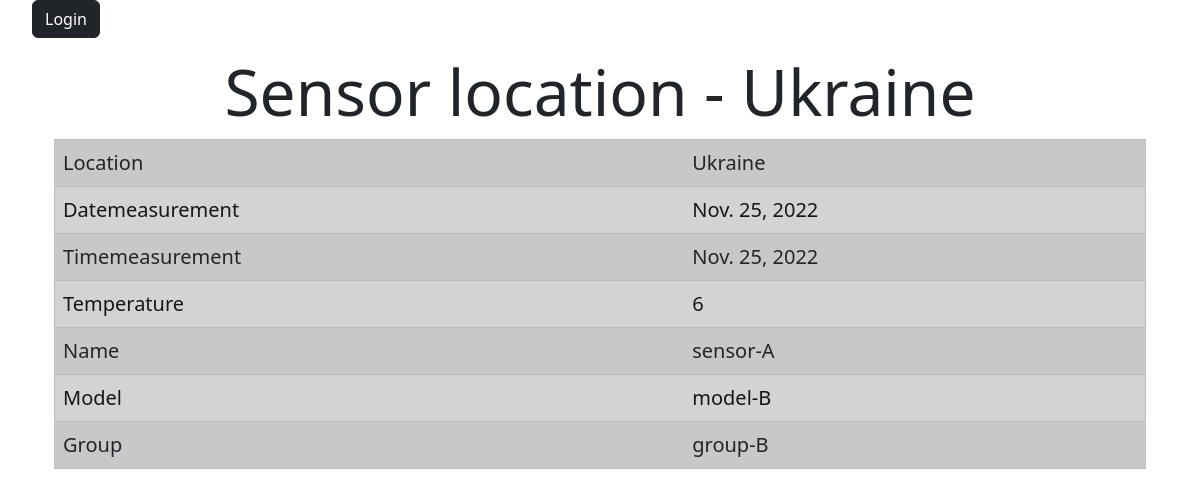
The page /sensors/2 on the database its author committed.
### tempSensors/models.py (models this page shows)
class temperatureSensors(models.Model):
    location = models.CharField('Location of the sensor',
        max_length = 255, blank = False)
    dateMeasurement = models.DateField('Date of temperature measurement',
        default = datetime.date.today, blank = False)
    timeMeasurement = models.DateField('Time of temperature measurement',
        default = datetime.time, blank = False)
    temperature = models.IntegerField('Temperature',
        default = 0, blank = False)
    name = models.CharField('Sensor name',
        max_length = 50, blank = False)
    model = models.CharField('Sensor model',
        max_length = 50, blank = False)
    group = models.CharField('The group to which the sensor belongs',
        max_length = 50, blank = False)

### tempSensors/views.py (the view)
# urls.py: path('sensors/<int:id>', views.sensor_page),
def sensor_page(request, id):
    try:
        sensor = temperatureSensors.objects.get(id = id)
        sensor = [(str(k).capitalize().replace('_',''), v) for k, v in sensor.__dict__.items()]
    except ObjectDoesNotExist:
        return HttpResponse()
    return render(request, 'tempSensors/tempSensors.html', {'server': sensor[2:]})

### tempSensors/templates/tempSensors/tempSensors.html (shortened to what this page needs)
{% extends 'tempSensors/layout.html' %}
{% block content %}
<div class="container">
    <h1 class="display-3"><center>Sensor location - {{ server.0.1 }}</center></h1>
    <div class="container text-decoration-none link-secondary" style="font-size: 20px">
        <table class="table table-striped ">
        {% for param in server %}
            <tr class="alert alert-dark">
                <td>{{ param.0 }}</td>
                <td>{{ param.1 }}</td>
            </tr>
        {% endfor %}
    </table>
    </div>
</div>
{% endblock %}

### tempSensors/static/tempSensors/css/main.css (style rules this page uses)
body { background-color: rgb(200, 165, 247); }

### rows shown on the page
temperatureSensors: location "Ukraine", param "Location", param "Datemeasurement", param "Nov. 25, 2022", param "Timemeasurement", param "Name", name "sensor-A", param "Model", model "model-B", param "Group", group "group-B"

### other values the page prints
{{ param.0 }} "Temperature"
{{ param.1 }} "6"
